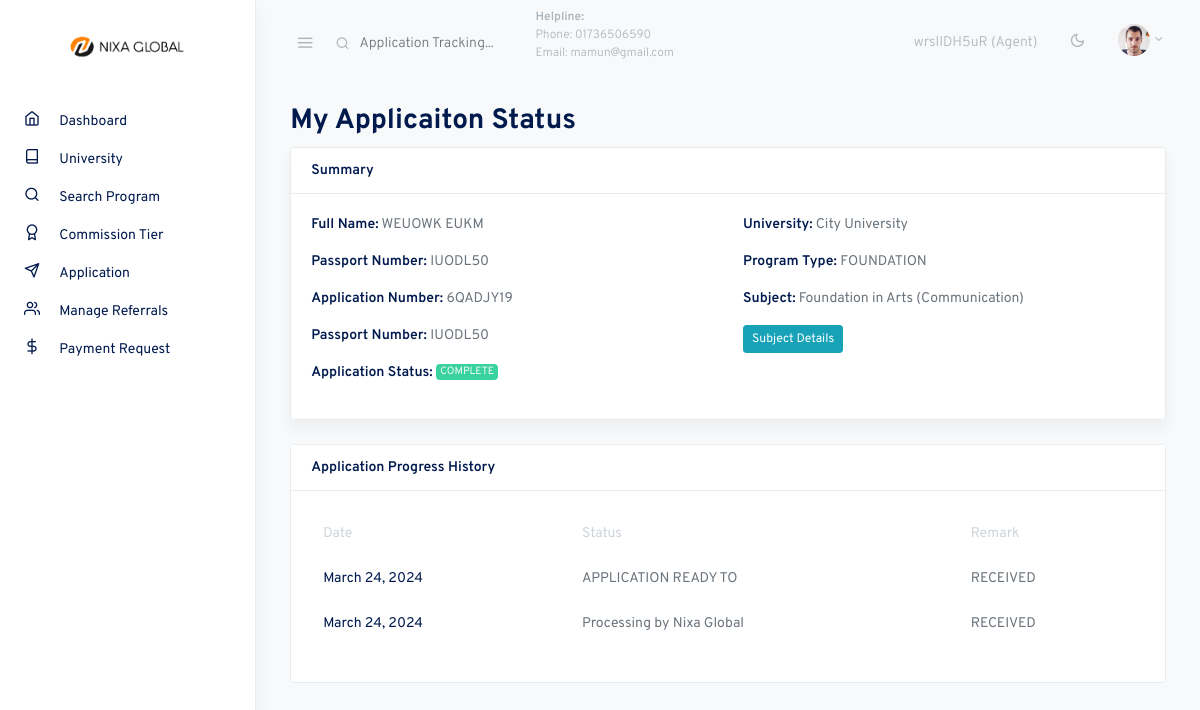
The page /application/status/3 (signed in) on the database its author committed.
### account/models.py (models this page shows, shortened)
class CustomUser(AbstractUser):
    user_type = models.CharField(max_length=20, choices=UserType.choices, default=UserType.AGENT)
    account_type = models.CharField(max_length=20, choices=AccountType.choices, default=AccountType.INDIVIDUAL)
    email = models.EmailField(unique=True)
    phone_number = models.CharField(max_length=20)
    address = models.CharField(max_length=200)
    country = models.CharField(max_length=100)
    city = models.CharField(max_length=100)
    post_code = models.CharField(max_length=20)
    referral_code = models.CharField(max_length=20, unique=True, blank=True, null=True)
    referred_by = models.ForeignKey('self', on_delete=models.SET_NULL, null=True, blank=True)
    is_verified = models.BooleanField(default=False)
    email_verification_token = models.CharField(max_length=100, blank=True, null=True)
    email_verification_sent_at = models.DateTimeField(null=True, blank=True)
    identification_document = models.ForeignKey('IdentificationDocument', on_delete=models.SET_NULL, null=True, blank=True)
    avatar = models.ImageField(upload_to='avatars/', blank=True)
    company_name = models.CharField(max_length=200, null=True, blank=True)
    profession = models.CharField(max_length=100, null=True, blank=True)
    balance =models.DecimalField(max_digits=10, decimal_places=2, default=0.00)
    reffer_commission =models.DecimalField(max_digits=10, decimal_places=2, default=0.00)
    class Meta:
        verbose_name = "User"
        verbose_name_plural = "     Users"

### core/models.py (models this page shows, shortened)
class Applicant(models.Model):
    user = models.ForeignKey(User, on_delete=models.CASCADE)
    first_name = models.CharField(max_length=50)
    last_name = models.CharField(max_length=50)
    passport_number = models.CharField(max_length=20)
    intake = models.CharField(max_length=50, null=True, blank=True)
    dob = models.DateField()
    subject = models.ForeignKey(Subject, on_delete=models.SET_NULL, null=True)
    application_id = models.CharField(max_length=10, unique=True)
    STATUS_CHOICES = [
        ('PENDING', 'Pending'),
        ('PROCESSING', 'Processing'),
        ('COMPLETE', 'Complete'),
        ('REJECT', 'Reject'),
    ]
    status = models.CharField(max_length=10, choices=STATUS_CHOICES, default='PENDING')
    isPaymentClaim = models.BooleanField(default=False)
    class Meta:
        verbose_name = "Applicant"
        verbose_name_plural = "      Applicant"

class Subject(models.Model):
    PROGRAM_CHOICES = [
        ('FOUNDATION', 'Foundation'),
        ('DIPLOMA', 'Diploma'),
        ('BACHELOR', 'Bachelor'),
        ('MASTER', 'Master'),
        ('PHD', 'PhD'),
        ("RESEARCH_BASED", 'Research Based')
    ]
    name = models.CharField(max_length=255)
    program_type = models.CharField(max_length=50, choices=PROGRAM_CHOICES)
    university = models.ForeignKey(University, on_delete=models.CASCADE)
    pdf = models.FileField(upload_to='subject_pdfs/', validators=[FileExtensionValidator(['pdf'])], blank=True, null=True)
    class Meta:
        verbose_name = "Subject"
        verbose_name_plural = "  Subject"

class University(models.Model):
    name = models.CharField(max_length=255)
    class Meta:
        verbose_name = "University"
        verbose_name_plural = "      University"
    def __str__(self):
        return self.name

class ApplicationStatus(models.Model):
    application = models.ForeignKey(Applicant, on_delete=models.CASCADE)
    date = models.DateField(default=timezone.now)
    status = models.CharField(max_length=100)
    remark = models.TextField()
    class Meta:
        verbose_name = "ApplicationStatus"
        verbose_name_plural = "      ApplicationStatus"

### core/views.py (the view)
# urls.py: path('application/status/<int:pk>', views.application_status, name="application_status"),
@login_required
def application_status(request, pk):
    application = Applicant.objects.get(id=pk)
    statuses = ApplicationStatus.objects.filter(application=application).order_by('-id')
    latest_status = ApplicationStatus.objects.filter(application=application).order_by('-id')[:1]
    return render(request, 'portal/application_status.html', {'statuses':statuses, 'application':application, 'latest_status':latest_status})

### templates/portal/application_status.html (shortened to what this page needs)
{% extends 'portal/assets/base.html' %}
{% block content %}
<div class="container-fluid">
  <div class="row justify-content-start">
    <div class="col-12 col-md-12">
      <h2 class="page-title">My Applicaiton Status</h2>
      <div class="card shadow mb-4">
        <div class="card-header">
          <strong class="card-title">Summary</strong>
        </div>
          <div class="card-body">
            <div class="row">
            <div class="col-12 col-md-6">
                <div class="form-group mb-3">
                  <strong class="font-weight-bold" for="simpleinput">Full Name:</strong>
                  <span>{{application.first_name}} {{application.last_name}}</span>
                </div>
                <div class="form-group mb-3">
                  <strong class="font-weight-bold" for="simpleinput">Passport Number: </strong>
                  <span>{{application.passport_number}}</span>
                </div>
                <div class="form-group mb-3">
                  <strong class="font-weight-bold" for="simpleinput">Application Number:</strong>
                  <span>{{application.application_id}}</span>
                </div>
                <div class="form-group mb-3">
                  <strong class="font-weight-bold" for="simpleinput">Passport Number: </strong>
                  <span>{{application.passport_number}}</span>
                </div>
                <div class="form-group mb-3">
                  <strong class="font-weight-bold" for="simpleinput">Application Status: </strong>
                  {% if application.status == 'PENDING' %}
                      <span class="badge badge-warning text-light">{{ application.status }}</span>
                  {% elif application.status == 'PROCESSING' %}
                      <span class="badge badge-primary text-light">{{ application.status }}</span>
                  {% elif application.status == 'COMPLETE' %}
                      <span class="badge badge-success text-light">{{ application.status }}</span>
                  {% elif application.status == 'REJECT' %}
                      <span class="badge badge-danger text-light">{{ application.status }}</span>
                  {% endif %}
                </div>
            </div>
            <div class="col-12 col-md-6">
              <div class="form-group mb-3">
                <strong class="font-weight-bold" for="simpleinput">University:</strong>
                <span>{{application.subject.university}}</span>
              </div>
              <div class="form-group mb-3">
                <strong class="font-weight-bold" for="simpleinput">Program Type: </strong>
                <span>{{application.subject.program_type}}</span>
              </div>
              <div class="form-group mb-3">
                <strong class="font-weight-bold" for="simpleinput">Subject:</strong>
                <span>{{application.subject.name}}</span>
              </div>
              <div class="form-group mb-3">
                <a href="{% url 'core:program_details' application.subject.id %}">
                  <button class="btn btn-sm btn-info">Subject Details</button>
                </a>
              </div>
          </div>
            </div>
          </div>
      </div>
      <div class="card">
        <div class="card-header">
          <strong class="card-title">Application Progress History</strong>
        </div>
        <div class="card-body">
          <table class="table table-borderless table-striped">
            <thead>
              <tr>
                <th>Date</th>
                <th>Status</th>
                <th>Remark</th>
              </tr>
            </thead>
            <tbody>
              {% for status in statuses %}
              <tr>
                <th>{{status.date}}</th>
                <td>{{status.status}}</td>
                <td>{{status.remark}}</td>
              </tr>
              {% endfor %}
            </tbody>
          </table>
        </div>
      </div>
    </div>
  </div>
</div>
{% endblock %}

### templates/portal/assets/navbar.html (shortened to what this page needs)
{% load static %}
<nav class="topnav navbar navbar-light">
    <button type="button" class="navbar-toggler text-muted mt-2 p-0 mr-3 collapseSidebar">
      <i class="fe fe-menu navbar-toggler-icon"></i>
    </button>
    <form class="form-inline mr-auto searchform text-muted" method="POST" action="{% url 'core:search_application' %}">
      <input class="form-control mr-sm-2 bg-transparent border-0 pl-4 text-muted" name="search_application" type="search" placeholder="Application Tracking..." aria-label="Search">
      <div style="font-size: 12px;">
        <p><span class="font-weight-bold">Helpline:</span> <br> <span>Phone: 01736506590</span> <br> <span>Email: mamun@gmail.com</span></p>
      </div>
    </form>
    <ul class="nav">
      <li class="nav-item nav-notif">
        <a class="nav-link text-muted my-2">
          {{request.user.referral_code}} ({{request.user.user_type}})
        </a>
      </li>
      <li class="nav-item">
        <a class="nav-link text-muted my-2" href="#" id="modeSwitcher" data-mode="light">
          <i class="fe fe-sun fe-16"></i>
        </a>
      </li>
      <li class="nav-item dropdown">
        <a class="nav-link dropdown-toggle text-muted pr-0" href="#" id="navbarDropdownMenuLink" role="button" data-toggle="dropdown" aria-haspopup="true" aria-expanded="false">
          <span class="avatar avatar-sm mt-2">
            {% if user.avatar %}
                <img src="{{ user.avatar.url }}" alt="..." class="avatar-img rounded-circle">
            {% else %}
                <img src="{% static 'assets/portal/./assets/avatars/face-1.jpg' %}" alt="..." class="avatar-img rounded-circle">
            {% endif %}
          </span>
        </a>
      </li>
    </ul>
  </nav>

### static/assets/portal/css/feather.css (style rules this page uses)
.fe { font-family: "feather" !important; speak: none; font-style: normal; font-weight: normal; font-variant: normal; text-transform: none; line-height: 1; -webkit-font-smoothing: antialiased; -moz-osx-font-smoothing: grayscale; }
.fe-16 { font-size: 16px; }
.fe-menu:before { content: ""; }
.fe-sun:before { content: ""; }

### rows shown on the page
CustomUser: user.referral_code "wrslIDH5uR", user.user_type "Agent"
Applicant: first_name "WEUOWK", last_name "EUKM", passport_number "IUODL50", application_id "6QADJY19", status "COMPLETE", subject.university "City University", subject.program_type "FOUNDATION", subject.name "Foundation in Arts (Communication)"
ApplicationStatus: date "March 24, 2024", status "APPLICATION READY TO", remark "RECEIVED"
ApplicationStatus: date "March 24, 2024", status "Processing by Nixa Global", remark "RECEIVED"
